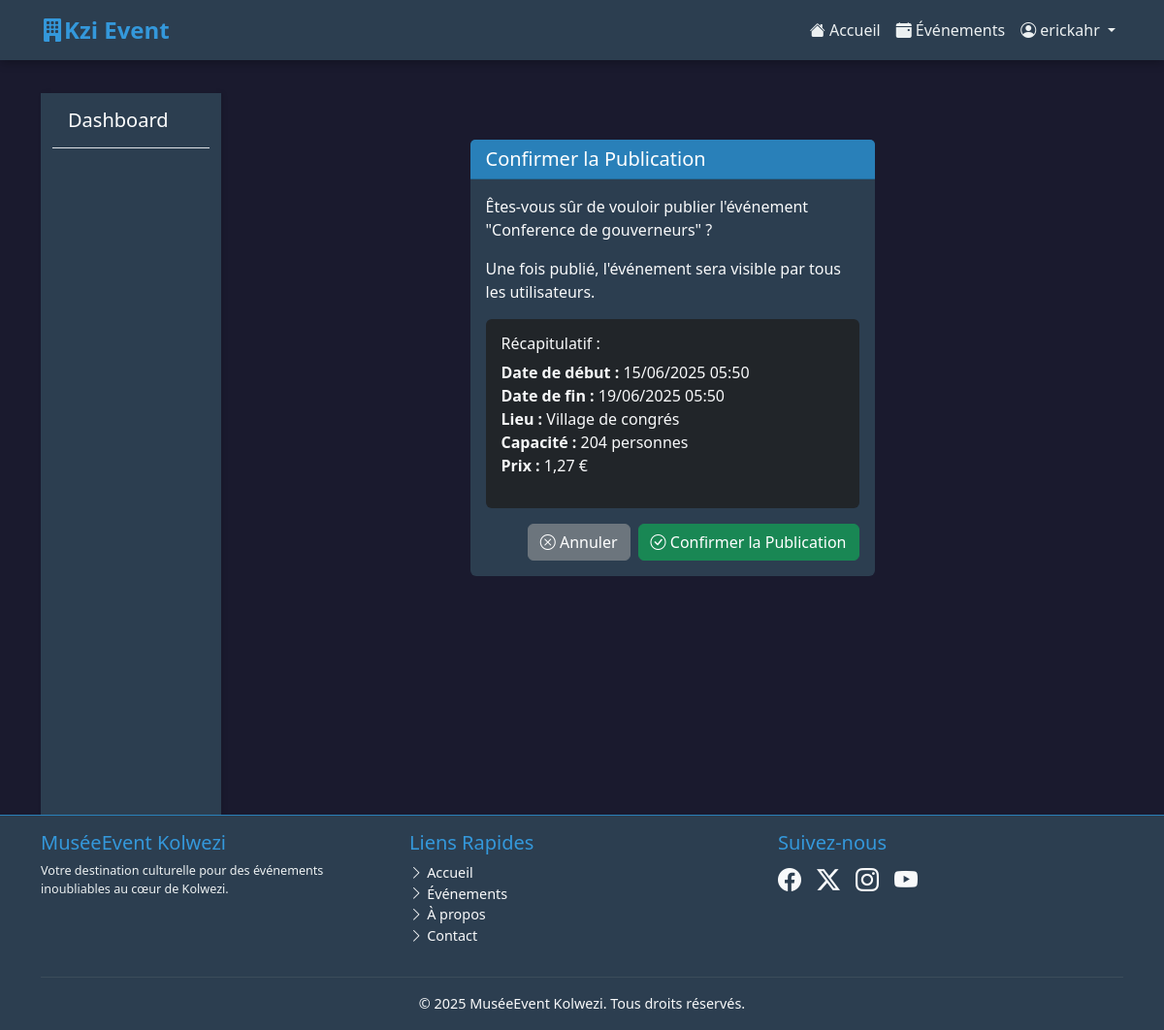
The app's page /evenements/5/publier/ (signed in) with its own data.
### GestionEvenement/models.py (models this page shows, shortened)
class Evenement(models.Model):
    STATUT_CHOICES = [
        ('BROUILLON', 'Brouillon'),
        ('PUBLIE', 'Publié'),
        ('ANNULE', 'Annulé'),
        ('TERMINE', 'Terminé'),
    ]
    nom = models.CharField(max_length=200)
    description = models.TextField()
    date_debut = models.DateTimeField()
    date_fin = models.DateTimeField()
    lieu = models.CharField(max_length=255)
    capacite = models.PositiveIntegerField()
    prix = models.DecimalField(max_digits=10, decimal_places=2, default=0.00)
    statut = models.CharField(max_length=20, choices=STATUT_CHOICES, default='BROUILLON')
    image = models.ImageField(upload_to='evenements/', null=True, blank=True)
    categorie = models.ForeignKey(CategorieEvenement, on_delete=models.SET_NULL, null=True, blank=True, related_name='evenements_cat')
    calendrier = models.ForeignKey(Calendrier, on_delete=models.SET_NULL, null=True, blank=True, related_name='evenements_cal')
    responsable_programmation = models.ForeignKey(ChargeDeProgrammation, on_delete=models.SET_NULL, null=True, blank=True, related_name='evenements_programmes')
    responsable_communication = models.ForeignKey(ChargeDeCommunication, on_delete=models.SET_NULL, null=True, blank=True, related_name='evenements_communiques')

### GestionEvenement/views.py (the view, shortened to what this page needs)
# urls.py: path('evenements/<int:pk>/publier/', views.publier_evenement_view, name='publier_evenement'),
@login_required
@user_passes_test(lambda u: is_charge_communication(u) or is_admin_staff(u))
def publier_evenement_view(request, pk):
    evenement = get_object_or_404(Evenement, pk=pk)
    return render(request, "GestionEvenement/evenements/confirmer_publication.html", {"evenement": evenement})

### GestionEvenement/templates/GestionEvenement/evenements/confirmer_publication.html (shortened to what this page needs)
{% extends "GestionEvenement/dashboards/dashboard_base.html" %}
{% load static %}
{% block dashboard_content %}
<div class="container py-4">
    <div class="row justify-content-center">
        <div class="col-md-6">
            <div class="card" style="background-color: var(--secondary-dark); border: none;">
                <div class="card-header" style="background-color: var(--accent-dark);">
                    <h5 class="card-title mb-0 text-white">Confirmer la Publication</h5>
                </div>
                <div class="card-body">
                    <p class="text-light">Êtes-vous sûr de vouloir publier l'événement "{{ evenement.nom }}" ?</p>
                    <p class="text-light">Une fois publié, l'événement sera visible par tous les utilisateurs.</p>
                    <div class="card bg-dark mb-3">
                        <div class="card-body">
                            <h6 class="text-light">Récapitulatif :</h6>
                            <ul class="list-unstyled text-light">
                                <li><strong>Date de début :</strong> {{ evenement.date_debut|date:"d/m/Y H:i" }}</li>
                                <li><strong>Date de fin :</strong> {{ evenement.date_fin|date:"d/m/Y H:i" }}</li>
                                <li><strong>Lieu :</strong> {{ evenement.lieu }}</li>
                                <li><strong>Capacité :</strong> {{ evenement.capacite }} personnes</li>
                                <li><strong>Prix :</strong> {{ evenement.prix }} €</li>
                            </ul>
                        </div>
                    </div>
                    <form method="post" class="d-flex justify-content-end gap-2">
                        <a href="{% url 'GestionEvenement:evenement_detail' evenement.id %}" class="btn btn-secondary">
                            <i class="bi bi-x-circle"></i> Annuler
                        </a>
                        <button type="submit" class="btn btn-success">
                            <i class="bi bi-check-circle"></i> Confirmer la Publication
                        </button>
                    </form>
                </div>
            </div>
        </div>
    </div>
</div>
{% endblock %}

### GestionEvenement/templates/GestionEvenement/base.html (shortened to what this page needs)
{% load static %}
<!DOCTYPE html>
<html lang="fr">
<head>
    <link href="https://cdn.jsdelivr.net/npm/bootstrap@5.3.3/dist/css/bootstrap.min.css" rel="stylesheet">
    <link rel="stylesheet" href="https://cdn.jsdelivr.net/npm/bootstrap-icons@1.11.3/font/bootstrap-icons.min.css">
    <link rel="stylesheet" href="https://cdnjs.cloudflare.com/ajax/libs/OwlCarousel2/2.3.4/assets/owl.carousel.min.css">
    <link rel="stylesheet" href="https://cdnjs.cloudflare.com/ajax/libs/OwlCarousel2/2.3.4/assets/owl.theme.default.min.css">
    {% load static %}
    <link rel="stylesheet" href="{% static "GestionEvenement/css/custom.css" %}">
</head>
<body class="d-flex flex-column min-vh-100">
    <header>
        <nav class="navbar navbar-expand-lg navbar-dark fixed-top shadow-sm">
            <div class="container">
                <a class="navbar-brand fw-bold" href="{% url 'GestionEvenement:accueil' %}">
                    <i class="bi bi-building-fill"></i>Kzi Event
                </a>
                <div class="collapse navbar-collapse" id="navbarNav">
                    <ul class="navbar-nav ms-auto mb-2 mb-lg-0">
                        <li class="nav-item">
                            <a class="nav-link {% if request.resolver_match.url_name == 'accueil' %}active{% endif %}" aria-current="page" href="{% url 'GestionEvenement:accueil' %}">
                                <i class="bi bi-house-fill"></i> Accueil
                            </a>
                        </li>
                        <li class="nav-item">
                            <a class="nav-link" href="{% url 'GestionEvenement:liste_evenements' %}">
                                <i class="bi bi-calendar-event-fill"></i> Événements
                            </a>
                        </li>
                        {% if user.is_authenticated %}
                            <li class="nav-item dropdown">
                                <a class="nav-link dropdown-toggle" href="#" id="navbarDropdownUser" role="button" data-bs-toggle="dropdown" aria-expanded="false">
                                    <i class="bi bi-person-circle"></i> {{ user.username }}
                                </a>
                            </li>
                        {% endif %}
                    </ul>
                </div>
            </div>
        </nav>
    </header>
    <main class="flex-shrink-0 pt-5 mt-5">
        <div class="container">
            {% block content %}
            {% endblock %}
        </div>
    </main>
    <footer class="footer mt-auto py-3 border-top">
        <div class="container">
            <div class="row">
                <div class="col-md-4 mb-3 mb-md-0">
                    <h5 class="text-accent">MuséeEvent Kolwezi</h5>
                    <p class="small">Votre destination culturelle pour des événements inoubliables au cœur de Kolwezi.</p>
                </div>
                <div class="col-md-4 mb-3 mb-md-0">
                    <h5 class="text-accent">Liens Rapides</h5>
                    <ul class="list-unstyled">
                        <li><a href="{% url 'GestionEvenement:accueil' %}" class="text-decoration-none text-light"><i class="bi bi-chevron-right"></i> Accueil</a></li>
                        <li><a href="{% url 'GestionEvenement:liste_evenements' %}" class="text-decoration-none text-light"><i class="bi bi-chevron-right"></i> Événements</a></li>
                        <li><a href="#" class="text-decoration-none text-light"><i class="bi bi-chevron-right"></i> À propos</a></li>
                        <li><a href="#" class="text-decoration-none text-light"><i class="bi bi-chevron-right"></i> Contact</a></li>
                    </ul>
                </div>
                <div class="col-md-4">
                    <h5 class="text-accent">Suivez-nous</h5>
                    <div class="d-flex gap-3 fs-4">
                        <a href="#" class="text-light"><i class="bi bi-facebook"></i></a>
                        <a href="#" class="text-light"><i class="bi bi-twitter-x"></i></a>
                        <a href="#" class="text-light"><i class="bi bi-instagram"></i></a>
                        <a href="#" class="text-light"><i class="bi bi-youtube"></i></a>
                    </div>
                </div>
            </div>
            <hr class="my-3 border-secondary">
            <div class="text-center">
                <span class="text-light">&copy; {% now "Y" %} MuséeEvent Kolwezi. Tous droits réservés.</span>
            </div>
        </div>
    </footer>
</body>
</html>

### GestionEvenement/static/GestionEvenement/css/custom.css (style rules this page uses)
body { font-family: -apple-system, BlinkMacSystemFont, "Segoe UI", Roboto, "Helvetica Neue", Arial, sans-serif; background-color: #f8f9fa; }
.navbar-brand { font-size: 1.5rem; }
.card-title { color: #0056b3; }
.footer { font-size: 0.9rem; }

### GestionEvenement/templates/GestionEvenement/base.html (style rules this page uses)
:root { --primary-dark: #1a1a2e; --secondary-dark: #16213e; --accent-dark: #0f3460; --text-light: #e1e1e1; --accent-color: #e94560; --accent-hover: #cf3e56; }
body { background-color: var(--primary-dark); color: var(--text-light); font-family: 'Segoe UI', Tahoma, Geneva, Verdana, sans-serif; }
.navbar { background-color: var(--secondary-dark) !important; box-shadow: 0 2px 10px rgba(0, 0, 0, 0.3) !important; }
.navbar-brand { color: var(--accent-color) !important; }
.nav-link { color: var(--text-light) !important; transition: color 0.3s ease; }
.card { background-color: var(--secondary-dark); border: none; transition: transform 0.3s ease, box-shadow 0.3s ease; }
.card-title { color: var(--accent-color); }
.footer { background-color: var(--secondary-dark) !important; border-top: 1px solid var(--accent-dark) !important; }
.btn, .card, .nav-link { transition: all 0.3s ease; }

### GestionEvenement/templates/GestionEvenement/dashboards/dashboard_base.html (style rules this page uses)
:root { --accent-color: #3498db; --accent-dark: #2980b9; --secondary-dark: #2c3e50; --text-light: #ecf0f1; }
.text-accent { color: var(--accent-color) !important; }

### records on screen
Evenement: nom "Conference de gouverneurs", date_debut "15/06/2025 05:50", date_fin "19/06/2025 05:50", lieu "Village de congrés", capacite "204", prix "1,27"

### other values on screen
{{ user.username }} "erickahr"
